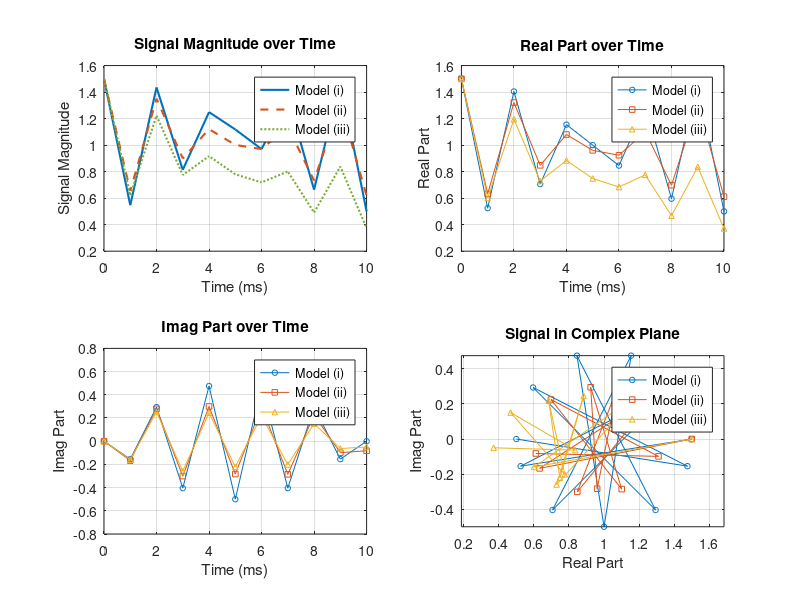

Recreate this plot in MATLAB. (Note: this script raises an error after producing the figure.)
% Tasks 1 to 3: signal simulation and multi-start fitting.

T    = (0:0.001:0.010)';
am_w = 1;          % water amplitude
am_f = 0.5;        % fat amplitude
R2s   = 50;         % R2* decay (s^-1)
ff    = -0.45e3;    % single‐peak fat freq (Hz)
r    = [0.087,0.694,0.128,0.004,0.039,0.048]';
fF_m = [-0.498,-0.447,-0.345,-0.261,-0.063,0.064]*1e3;

%--- Mi: single-peak, no decay
S1 = am_w + am_f * exp(1i*2*pi*ff*T);

%--- Mii: multi-peak, no decay
S2 = am_w + am_f * ( exp(1i*2*pi*(T * fF_m)) * r );
%--- Miii: multi-peak + R2* decay
S3 = S2 .* exp(-T * R2s);

% Start plotting
fig = figure('Name','Signal Evolution Models','NumberTitle','off','Position',[100 100 900 600]);

% 1) Mag vs Time
subplot(2,2,1);
plot(T*1e3, abs(S1),'-','LineWidth',1.5,'Color',[0 0.4470 0.7410]); hold on;
plot(T*1e3, abs(S2),'--','LineWidth',1.5,'Color',[0.8500 0.3250 0.0980]);
plot(T*1e3, abs(S3),':','LineWidth',1.5,'Color',[0.4660 0.6740 0.1880]);
hold off;
xlabel('Time (ms)');
ylabel('Signal Magnitude');
legend('Model (i)','Model (ii)','Model (iii)','Location','northeast');
title('Signal Magnitude over Time');
grid on;

% 2) Real  vs Time
subplot(2,2,2);
plot(T*1e3, real(S1),'-o','MarkerSize',4); hold on;
plot(T*1e3, real(S2),'-s','MarkerSize',4);
plot(T*1e3, real(S3),'-^','MarkerSize',4);
hold off;
xlabel('Time (ms)');
ylabel('Real Part');
legend('Model (i)','Model (ii)','Model (iii)','Location','northeast');
title('Real Part over Time');
grid on;

% 3) Imag  vs Time
subplot(2,2,3);
plot(T*1e3, imag(S1),'-o','MarkerSize',4); hold on;
plot(T*1e3, imag(S2),'-s','MarkerSize',4);
plot(T*1e3, imag(S3),'-^','MarkerSize',4);
hold off;
xlabel('Time (ms)');
ylabel('Imag Part');
legend('Model (i)','Model (ii)','Model (iii)','Location','northeast');
title('Imag Part over Time');
grid on;

% 4) Complex trajec
subplot(2,2,4);
plot(real(S1), imag(S1),'-o','MarkerSize',4); hold on;
plot(real(S2), imag(S2),'-s','MarkerSize',4);
plot(real(S3), imag(S3),'-^','MarkerSize',4);
hold off;
xlabel('Real Part');
ylabel('Imag Part');
legend('Model (i)','Model (ii)','Model (iii)','Location','northeast');
title('Signal in Complex Plane');
axis equal;
grid on;

sgtitle('Signal Evolution Models: Magnitude, Real, Imag & Complex Plane');
saveas(fig, 'fig/task1.png');



% Task 2
sets_two= [1,0.1;  0.1,1;  1,0.3;  0.3,1];
fatSignal = exp(1i*2*pi*(T*fF_m)) * r;

fig = figure('Name','Task 2: Fat–Water Ambiguity','NumberTitle','off','Position',[200 200 800 600]);

for k = 1:4
    rw = sets_two(k,1);
    rf = sets_two(k,2);

    % Model (i)
    S_i   = rw + rf * exp(1i*2*pi*ff*T);
    % Model (ii)
    S_ii  = rw + rf * fatSignal ;
    % Model (iii)
    S_iii = S_ii .* exp(-T*R2s);

    % Plot magnitudes
    subplot(2,2,k);
    plot(T*1e3, abs(S_i),  '-o','LineWidth',1.2,'MarkerSize',4,'DisplayName','(i)'); hold on;
    plot(T*1e3, abs(S_ii), '--s','LineWidth',1.2,'MarkerSize',4,'DisplayName','(ii)');
    plot(T*1e3, abs(S_iii),':^','LineWidth',1.2,'MarkerSize',4,'DisplayName','(iii)');
    hold off;

    xlabel('T (ms)');
    ylabel('|S|');
    title(sprintf('am_w=%.1f, am_f=%.1f', rw, rf));
    legend('Location','northeast');
    grid on;
end

sgtitle('Task 2: Magnitude vs T for Different am_w,am_f under Models (i),(ii),(iii)');
saveas(fig, 'fig/task2.png');


% Task 3
SNR = 70;
% from Task 2
sets_two = [1.0, 0.1;
             0.1, 1.0;
             1.0, 0.3;
             0.3, 1.0];
R2s_true = 70;


Nstarts = 20;
Nwater = ceil(Nstarts/2);
Nfat = Nstarts - Nwater;
lb = [0, 0, 50];
ub = [1, 1, 90];

opts = optimoptions('fmincon','Display','off');
fig3 = figure('Name','Parameter Estimation Analysis','NumberTitle','off','Position',[100 100 1200 800]);

for test_idx = 1:4
    am_w_true = sets_two(test_idx,1);
    am_f_true = sets_two(test_idx,2);

    fatSignal = exp(1i*2*pi*(T*fF_m)) * r;
    S_true = (am_w_true + am_f_true*fatSignal) .* exp(-T*R2s_true);
    noisyMag = abs(S_true + (max(abs(S_true))/SNR)*(randn(size(S_true))+1i*randn(size(S_true))));

    all_params = zeros(Nstarts, 3);
    all_SSE = zeros(Nstarts, 1);
    init_params = zeros(Nstarts, 3);
    % sse
    costfun = @(p) sum((noisyMag - abs((p(1) + p(2)*fatSignal) .* exp(-T*p(3)))).^2);


    for k = 1:Nwater
        if k == 1
            init = [1, 0, 70];
        elseif k == 2
            init = [0.9, 0.1, 65];
        elseif k == 3
            init = [0.7, 0.3, 75];
        else
            init = [0.7 + 0.2*rand, 0.1 + 0.2*rand, 65 + 10*rand];
        end
        init_params(k,:) = init;

        [p,ss] = fmincon(costfun, init, [],[],[],[], lb, ub, [], opts);
        all_params(k,:) = p;
        all_SSE(k) = ss;
    end

    for k = 1:Nfat
        if k == 1
            init = [0, 1, 70];
        elseif k == 2
            init = [0.1, 0.9, 65];
        elseif k == 3
            init = [0.3, 0.7, 75];
        else
            init = [0.1 + 0.2*rand, 0.7 + 0.2*rand, 65 + 10*rand];
        end
        init_params(Nwater+k,:) = init;

        [p,ss] = fmincon(costfun, init, [],[],[],[], lb, ub, [], opts);
        all_params(Nwater+k,:) = p;
        all_SSE(Nwater+k) = ss;
    end

    [best_SSE, best_idx] = min(all_SSE);
    best_params = all_params(best_idx,:);

    % cluster analysis (guard against division by zero for small params)
    tolerance = 0.05;
    denom = max(abs(best_params), 1e-6);
    similar_to_best = sum(abs(all_params - best_params) ./ denom < tolerance, 2) == 3;
    success_rate = sum(similar_to_best) / Nstarts * 100;

    subplot(2,2,test_idx);
    plot(T*1e3, noisyMag, 'ko', 'MarkerSize', 4, 'DisplayName', 'Noisy |S|'); hold on;
    S_best = (best_params(1) + best_params(2)*fatSignal) .* exp(-T*best_params(3));
    plot(T*1e3, abs(S_best), 'r-', 'LineWidth', 1.5, 'DisplayName', 'Best Fit');
    plot(T*1e3, abs(S_true), 'b--', 'LineWidth', 1.5, 'DisplayName', 'True Signal');
    xlabel('T (ms)'); ylabel('|S|');
    legend('Location', 'northeast');
    title(sprintf('Test Set %d (ρw=%.1f, ρf=%.1f)\nSSE=%.4f', test_idx, am_w_true, am_f_true, best_SSE));
    grid on;

    fprintf('\nTest Set %d Analysis (ρw=%.1f, ρf=%.1f):\n', test_idx, am_w_true, am_f_true);
    fprintf('Success rate (within 5%% of best): %.1f%%\n', success_rate);
    fprintf('Best fit parameters (SSE = %.4f):\n', best_SSE);
    fprintf('  Water amp: %.4f (true: %.4f, error: %.1f%%)\n', best_params(1), am_w_true, abs(best_params(1)-am_w_true)/am_w_true*100);
    fprintf('  Fat amp:  %.4f (true: %.4f, error: %.1f%%)\n', best_params(2), am_f_true, abs(best_params(2)-am_f_true)/am_f_true*100);
    fprintf('  R2*:      %.2f (true: %.2f, error: %.1f%%)\n', best_params(3), R2s_true, abs(best_params(3)-R2s_true)/R2s_true*100);
end

sgtitle('Task 3: Model Fitting Results for All Test Sets');
saveas(fig3, 'fig/task3_analysis.png');
